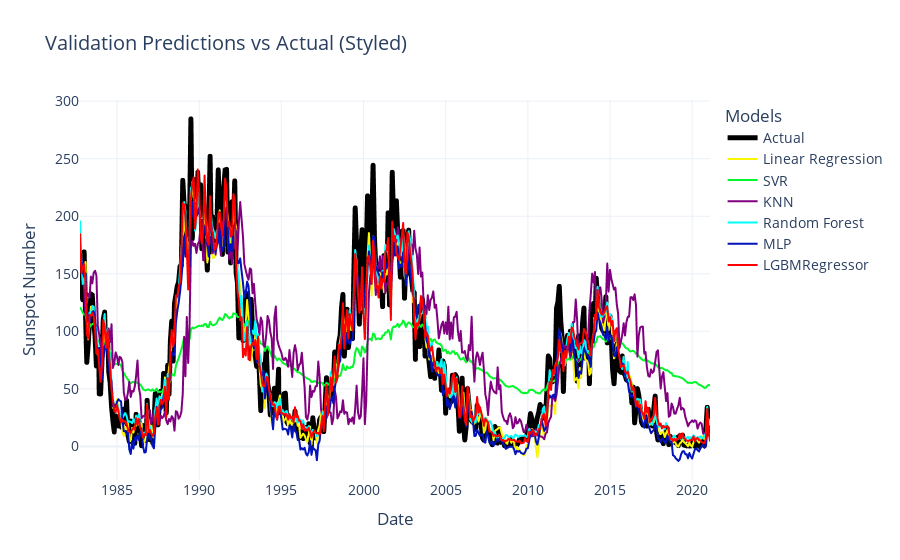

The code cell stored with this chart in its notebook:
### Markdown cell above
#Detailed graph comparing all models with actual values

### Code cell
import plotly.express as px
import plotly.io as pio




val_preds_long = val_preds.reset_index().melt(
    id_vars="Date",
    var_name="Model",
    value_name="Prediction"
)


color_map = {
    "Actual": "black",
    "Linear Regression": "#faf602",  
    "SVR": "#03f72c",                
    "KNN": "purple",                
    "Random Forest": "#00fcfc",      
    "MLP": "#0113b9",
    "LGBMRegressor":"red"                 
}


fig = px.line(
    val_preds_long,
    x="Date",
    y="Prediction",
    color="Model",
    title="Validation Predictions vs Actual (Styled)",
    labels={"Prediction": "Sunspot Number"},
    color_discrete_map=color_map
)


fig.for_each_trace(
    lambda trace: trace.update(line=dict(width=5)) if trace.name == "Actual"
    else trace.update(line=dict(width=2))
)


fig.update_layout(
    template="plotly_white",
    legend_title="Models",
    font=dict(size=14)
)

fig.show()

### Figure 1 — Plotly figure (JSON) as saved in the notebook; plotly's stock layout.template omitted (floating-point values rounded to 4 significant figures; data arrays with more than 128 entries replaced by an {"elided": "..."} marker saying what was removed)
{"data": [{"hovertemplate": "Model=Actual<br>Date=%{x}<br>Sunspot Number=%{y}<extra></extra>", "legendgroup": "Actual", "line": {"color": "black", "dash": "solid", "width": 5}, "marker": {"symbol": "circle"}, "mode": "lines", "name": "Actual", "showlegend": true, "type": "scattergl", "x": {"elided": "460 str values"}, "xaxis": "x", "y": {"elided": "460 float values"}, "yaxis": "y"}, {"hovertemplate": "Model=Linear Regression<br>Date=%{x}<br>Sunspot Number=%{y}<extra></extra>", "legendgroup": "Linear Regression", "line": {"color": "#faf602", "dash": "solid", "width": 2}, "marker": {"symbol": "circle"}, "mode": "lines", "name": "Linear Regression", "showlegend": true, "type": "scattergl", "x": {"elided": "460 str values"}, "xaxis": "x", "y": {"elided": "460 float values"}, "yaxis": "y"}, {"hovertemplate": "Model=SVR<br>Date=%{x}<br>Sunspot Number=%{y}<extra></extra>", "legendgroup": "SVR", "line": {"color": "#03f72c", "dash": "solid", "width": 2}, "marker": {"symbol": "circle"}, "mode": "lines", "name": "SVR", "showlegend": true, "type": "scattergl", "x": {"elided": "460 str values"}, "xaxis": "x", "y": {"elided": "460 float values"}, "yaxis": "y"}, {"hovertemplate": "Model=KNN<br>Date=%{x}<br>Sunspot Number=%{y}<extra></extra>", "legendgroup": "KNN", "line": {"color": "purple", "dash": "solid", "width": 2}, "marker": {"symbol": "circle"}, "mode": "lines", "name": "KNN", "showlegend": true, "type": "scattergl", "x": {"elided": "460 str values"}, "xaxis": "x", "y": {"elided": "460 float values"}, "yaxis": "y"}, {"hovertemplate": "Model=Random Forest<br>Date=%{x}<br>Sunspot Number=%{y}<extra></extra>", "legendgroup": "Random Forest", "line": {"color": "#00fcfc", "dash": "solid", "width": 2}, "marker": {"symbol": "circle"}, "mode": "lines", "name": "Random Forest", "showlegend": true, "type": "scattergl", "x": {"elided": "460 str values"}, "xaxis": "x", "y": {"elided": "460 float values"}, "yaxis": "y"}, {"hovertemplate": "Model=MLP<br>Date=%{x}<br>Sunspot Number=%{y}<extra></extra>", "legendgroup": "MLP", "line": {"color": "#0113b9", "dash": "solid", "width": 2}, "marker": {"symbol": "circle"}, "mode": "lines", "name": "MLP", "showlegend": true, "type": "scattergl", "x": {"elided": "460 str values"}, "xaxis": "x", "y": {"elided": "460 float values"}, "yaxis": "y"}, {"hovertemplate": "Model=LGBMRegressor<br>Date=%{x}<br>Sunspot Number=%{y}<extra></extra>", "legendgroup": "LGBMRegressor", "line": {"color": "red", "dash": "solid", "width": 2}, "marker": {"symbol": "circle"}, "mode": "lines", "name": "LGBMRegressor", "showlegend": true, "type": "scattergl", "x": {"elided": "460 str values"}, "xaxis": "x", "y": {"elided": "460 float values"}, "yaxis": "y"}], "layout": {"font": {"size": 14}, "legend": {"title": {"text": "Models"}, "tracegroupgap": 0}, "title": {"text": "Validation Predictions vs Actual (Styled)"}, "xaxis": {"anchor": "y", "domain": [0, 1], "title": {"text": "Date"}}, "yaxis": {"anchor": "x", "domain": [0, 1], "title": {"text": "Sunspot Number"}}}}
